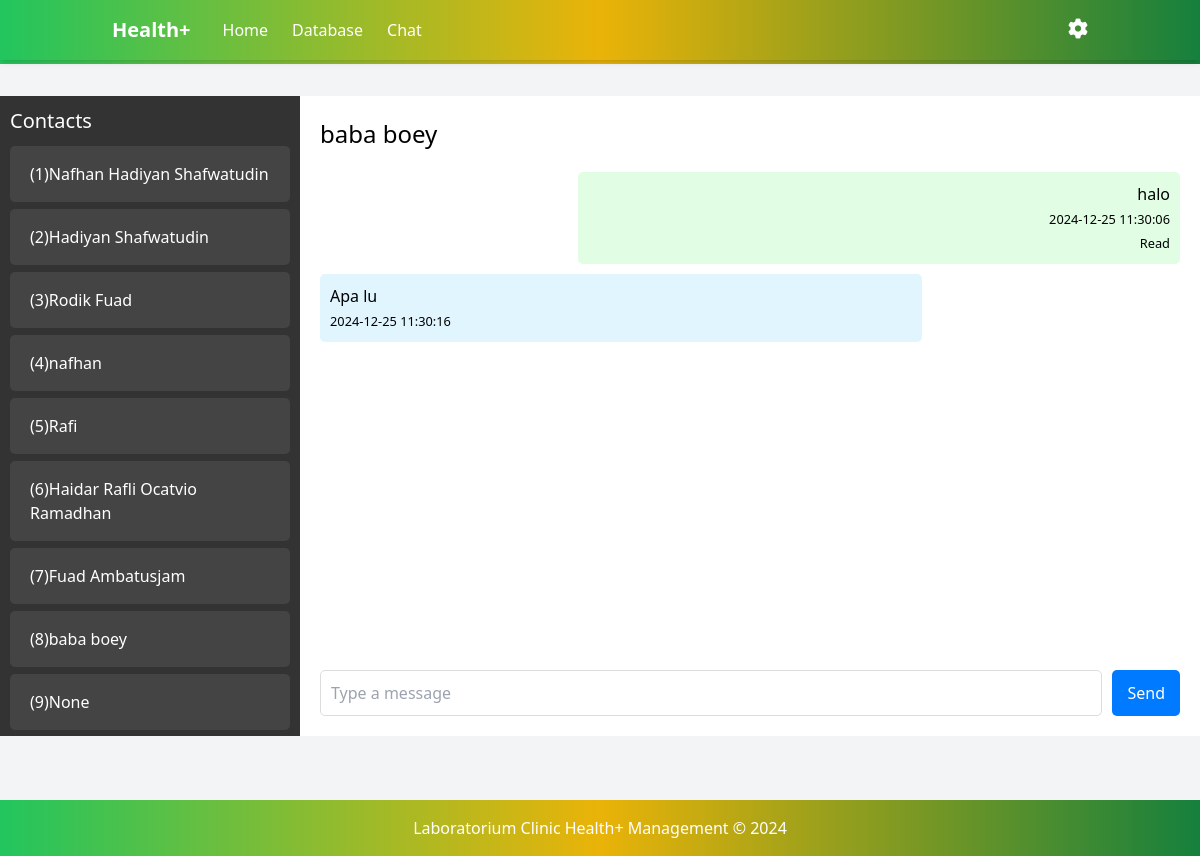
The app's page /chat_admin/9 (signed in) with its own data.
### app/models.py (models this page shows, shortened)
class User(db.Model, UserMixin):
    id = db.Column(db.Integer, primary_key=True)
    username = db.Column(db.String(150), unique=True, nullable=False)
    password = db.Column(db.String(150), nullable=False)

class PersonalData(db.Model):
    id = db.Column(db.Integer, primary_key=True)
    user_id = db.Column(db.Integer, db.ForeignKey('user.id'), unique=True, nullable=False)
    full_name = db.Column(db.String(100), nullable=False)
    nik = db.Column(db.String(20), nullable=False)
    domicile = db.Column(db.String(100), nullable=False)
    phone = db.Column(db.String(15), nullable=False)
    created_at = db.Column(db.DateTime, default=datetime.utcnow)
    user = db.relationship('User', backref=db.backref('personal_data', uselist=False), lazy=True)
    reservations = db.relationship('Reservation', back_populates='patient', lazy=True)

class Chat(db.Model):
    id = db.Column(db.Integer, primary_key=True)
    sender_id = db.Column(db.Integer, db.ForeignKey('user.id'), nullable=False)
    receiver_id = db.Column(db.Integer, db.ForeignKey('user.id'), nullable=False)
    message = db.Column(db.String(500), nullable=False)
    timestamp = db.Column(db.DateTime, default=lambda: datetime.now(timezone.utc))
    is_read = db.Column(db.Boolean, default=False)  # Kolom baru
    sender = db.relationship('User', foreign_keys=[sender_id])
    receiver = db.relationship('User', foreign_keys=[receiver_id])

### app/routes.py (the view, shortened to what this page needs)
@routes.route('/chat_admin', methods=['GET', 'POST'])
@routes.route('/chat_admin/<int:patient_id>', methods=['GET', 'POST'])
def chat_admin(patient_id=None):
    admin_user = User.query.filter_by(username='admin').first()
    if patient_id is None:
        first_patient = User.query.first()
        if first_patient:
            return redirect(url_for('routes.chat_admin', patient_id=first_patient.id))
    selected_patient = User.query.get_or_404(patient_id)
    messages = db.session.query(
        Chat.id,
        Chat.sender_id,
        Chat.receiver_id,
        Chat.message,
        Chat.timestamp,
        Chat.is_read,
        PersonalData.full_name
    ).join(
        PersonalData,
        (Chat.sender_id == PersonalData.user_id) | (Chat.receiver_id == PersonalData.user_id)
    ).filter(
        ((Chat.sender_id == current_user.id) & (Chat.receiver_id == patient_id)) |
        ((Chat.sender_id == patient_id) & (Chat.receiver_id == current_user.id))
    ).all()
    unread_messages = Chat.query.filter_by(receiver_id=current_user.id, sender_id=patient_id, is_read=False).all()
    for msg in unread_messages:
        msg.is_read = True
    db.session.commit()
    users = User.query.filter(User.username != 'admin').all()
    new_messages = len(messages) > 0
    return render_template('chat_admin.html', messages=messages, selected_patient=selected_patient, users=users, admin_user=admin_user, new_messages=new_messages)

### templates/chat_admin.html (shortened to what this page needs)
{% extends 'base_admin.html' %}
{% block content %}
<div class="chat-container">
    <header class="bg-gradient-to-r from-green-500 via-yellow-500 to-green-700 text-white shadow-md py-4 fixed w-full top-0 z-10">
        <div class="container mx-auto flex justify-between items-center px-6 space-x-8">
            <div class="flex items-center space-x-8">
                <a href="{{ url_for('routes.home_admin') }}" class="font-bold text-xl whitespace-nowrap">Health+</a>
                <nav class="flex space-x-6 items-center">
                    <a href="{{ url_for('routes.home_admin') }}" class="hover:underline">Home</a>
                    <a href="{{ url_for('routes.database') }}" class="hover:underline">Database</a>
                    <a href="{{ url_for('routes.chat_admin') }}" class="hover:underline">Chat</a>
                </nav>
            </div>
            <div class="relative">
                <button id="settingsButton" class="focus:outline-none">
                    <i id="settingsIcon" class="fa fa-cog text-xl cursor-pointer"></i>
                </button>
            </div>
        </div>
    </header>
    <div class="sidebar">
        <h3 class="sidebar-title">Contacts</h3>
        <ul class="contact-list">
            {% for user in users %}
                <li class="contact-item" style="margin-bottom: 7px;">
                    <a href="{{ url_for('routes.chat_admin', patient_id=user.id) }}">
                        <div class="chat-header-box" style=" color: white; padding: 8px; margin: bottom 10px;; ">
                            <h4>({{ user.personal_data.id }}){{ user.personal_data.full_name }}</h4>
                        </div>
                    </a>
                </li>
            {% endfor %}
        </ul>
    </div>
    <div class="chat-area">
        <div class="chat-header">
            <h3>{{ selected_patient.personal_data.full_name }}</h3>
        </div>
        <div class="chat-messages chat-scroll" id="chat-messages">
            {% for message in messages %}
                <div class="message-chat {{ 'sent-admin' if message.sender_id == admin_user.id else 'received' }}">
                    <p>{{ message.message }}</p>
                    <small>
                        <span>{{ message.timestamp.strftime('%Y-%m-%d %H:%M:%S') }}</span><br>
                        {% if message.sender_id == admin_user.id and message.is_read %}
                            <span>Read</span>
                        {% endif %}
                    </small>
                </div>
            {% endfor %}
        </div>
        <form action="{{ url_for('routes.chat_admin', patient_id=selected_patient.id) }}" method="POST" class="chat-input">
            <input type="text" name="message" placeholder="Type a message" required>
            <button type="submit" id="chat-form">Send</button>
        </form>
    </div>
</div>
{% endblock %}

### records on screen
User: personal_data.id "1", personal_data.full_name "Nafhan Hadiyan Shafwatudin"
User: personal_data.id "2", personal_data.full_name "Hadiyan Shafwatudin"
User: personal_data.id "3", personal_data.full_name "Rodik Fuad"
User: personal_data.id "4", personal_data.full_name "nafhan"
User: personal_data.id "5", personal_data.full_name "Rafi"
User: personal_data.id "6", personal_data.full_name "Haidar Rafli Ocatvio Ramadhan"
User: personal_data.id "7", personal_data.full_name "Fuad Ambatusjam"
User: personal_data.id "8", personal_data.full_name "baba boey"
User: personal_data.id "9", personal_data.full_name "None"
PersonalData: personal_data.full_name "baba boey"
Chat: message "halo", timestamp "2024-12-25 11:30:06", shows "Read"
Chat: message "Apa lu", timestamp "2024-12-25 11:30:16"
